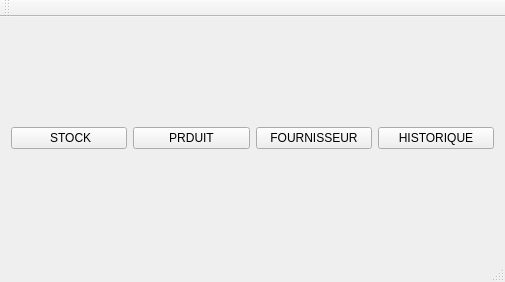
<?xml version="1.0" encoding="UTF-8"?>
<ui version="4.0">
 <class>MainWindow</class>
 <widget class="QMainWindow" name="MainWindow">
  <property name="geometry">
   <rect>
    <x>0</x>
    <y>0</y>
    <width>505</width>
    <height>282</height>
   </rect>
  </property>
  <property name="windowTitle">
   <string>GESTION DE STOCK</string>
  </property>
  <widget class="QWidget" name="centralWidget">
   <layout class="QHBoxLayout" name="horizontalLayout_2">
    <item>
     <layout class="QHBoxLayout" name="horizontalLayout">
      <item>
       <widget class="QPushButton" name="pushButton">
        <property name="text">
         <string> STOCK</string>
        </property>
       </widget>
      </item>
      <item>
       <widget class="QPushButton" name="pushButton_2">
        <property name="text">
         <string>PRDUIT</string>
        </property>
       </widget>
      </item>
      <item>
       <widget class="QPushButton" name="pushButton_3">
        <property name="text">
         <string>FOURNISSEUR</string>
        </property>
       </widget>
      </item>
      <item>
       <widget class="QPushButton" name="pushButton_4">
        <property name="text">
         <string>HISTORIQUE</string>
        </property>
       </widget>
      </item>
     </layout>
    </item>
   </layout>
  </widget>
  <widget class="QMenuBar" name="menuBar">
   <property name="geometry">
    <rect>
     <x>0</x>
     <y>0</y>
     <width>505</width>
     <height>26</height>
    </rect>
   </property>
  </widget>
  <widget class="QToolBar" name="mainToolBar">
   <attribute name="toolBarArea">
    <enum>TopToolBarArea</enum>
   </attribute>
   <attribute name="toolBarBreak">
    <bool>false</bool>
   </attribute>
  </widget>
  <widget class="QStatusBar" name="statusBar"/>
 </widget>
 <layoutdefault spacing="6" margin="11"/>
 <resources/>
 <connections/>
</ui>
